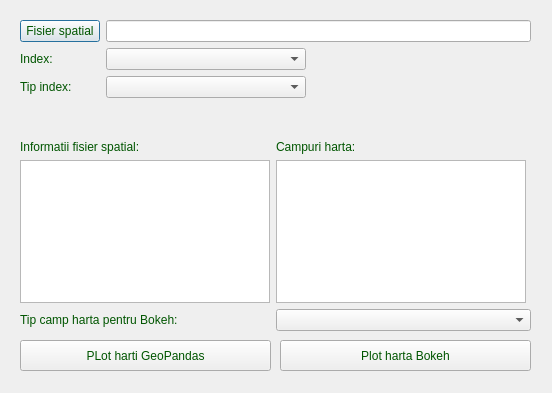
<?xml version="1.0" encoding="UTF-8"?>
<ui version="4.0">
 <class>Dialog</class>
 <widget class="QDialog" name="Dialog">
  <property name="geometry">
   <rect>
    <x>0</x>
    <y>0</y>
    <width>552</width>
    <height>393</height>
   </rect>
  </property>
  <property name="windowTitle">
   <string>Dialog</string>
  </property>
  <widget class="QWidget" name="formLayoutWidget">
   <property name="geometry">
    <rect>
     <x>20</x>
     <y>20</y>
     <width>511</width>
     <height>101</height>
    </rect>
   </property>
   <layout class="QFormLayout" name="formLayout">
    <item row="0" column="0">
     <widget class="QPushButton" name="buton_fisier">
      <property name="styleSheet">
       <string notr="true">font: 12pt &quot;MS Shell Dlg 2&quot;;
color: rgb(0, 85, 0);</string>
      </property>
      <property name="text">
       <string>Fisier spatial</string>
      </property>
     </widget>
    </item>
    <item row="0" column="1">
     <widget class="QLineEdit" name="text_fisier">
      <property name="styleSheet">
       <string notr="true">font: 12pt &quot;MS Shell Dlg 2&quot;;</string>
      </property>
     </widget>
    </item>
    <item row="1" column="0">
     <widget class="QLabel" name="label">
      <property name="styleSheet">
       <string notr="true">font: 12pt &quot;MS Shell Dlg 2&quot;;
color: rgb(0, 85, 0);</string>
      </property>
      <property name="text">
       <string>Index:</string>
      </property>
     </widget>
    </item>
    <item row="1" column="1">
     <widget class="QComboBox" name="combo_index">
      <property name="minimumSize">
       <size>
        <width>200</width>
        <height>0</height>
       </size>
      </property>
      <property name="maximumSize">
       <size>
        <width>200</width>
        <height>16777215</height>
       </size>
      </property>
      <property name="styleSheet">
       <string notr="true">font: 12pt &quot;MS Shell Dlg 2&quot;;</string>
      </property>
     </widget>
    </item>
    <item row="2" column="0">
     <widget class="QLabel" name="label_5">
      <property name="styleSheet">
       <string notr="true">font: 12pt &quot;MS Shell Dlg 2&quot;;
color: rgb(0, 85, 0);</string>
      </property>
      <property name="text">
       <string>Tip index:</string>
      </property>
     </widget>
    </item>
    <item row="2" column="1">
     <widget class="QComboBox" name="combo_tip_index">
      <property name="minimumSize">
       <size>
        <width>200</width>
        <height>0</height>
       </size>
      </property>
      <property name="maximumSize">
       <size>
        <width>200</width>
        <height>16777215</height>
       </size>
      </property>
      <property name="styleSheet">
       <string notr="true">font: 12pt &quot;MS Shell Dlg 2&quot;;</string>
      </property>
     </widget>
    </item>
   </layout>
  </widget>
  <widget class="QWidget" name="formLayoutWidget_2">
   <property name="geometry">
    <rect>
     <x>20</x>
     <y>140</y>
     <width>511</width>
     <height>191</height>
    </rect>
   </property>
   <layout class="QFormLayout" name="formLayout_2">
    <item row="0" column="0">
     <widget class="QLabel" name="label_2">
      <property name="styleSheet">
       <string notr="true">font: 12pt &quot;MS Shell Dlg 2&quot;;
color: rgb(0, 85, 0);</string>
      </property>
      <property name="text">
       <string>Informatii fisier spatial:</string>
      </property>
     </widget>
    </item>
    <item row="0" column="1">
     <widget class="QLabel" name="label_3">
      <property name="styleSheet">
       <string notr="true">font: 12pt &quot;MS Shell Dlg 2&quot;;
color: rgb(0, 85, 0);</string>
      </property>
      <property name="text">
       <string>Campuri harta:</string>
      </property>
     </widget>
    </item>
    <item row="1" column="0">
     <widget class="QListWidget" name="list_spatial">
      <property name="minimumSize">
       <size>
        <width>250</width>
        <height>0</height>
       </size>
      </property>
      <property name="maximumSize">
       <size>
        <width>250</width>
        <height>16777215</height>
       </size>
      </property>
     </widget>
    </item>
    <item row="1" column="1">
     <widget class="QListWidget" name="list_harta">
      <property name="minimumSize">
       <size>
        <width>250</width>
        <height>0</height>
       </size>
      </property>
      <property name="maximumSize">
       <size>
        <width>250</width>
        <height>16777215</height>
       </size>
      </property>
     </widget>
    </item>
    <item row="2" column="0">
     <widget class="QLabel" name="label_4">
      <property name="styleSheet">
       <string notr="true">font: 12pt &quot;MS Shell Dlg 2&quot;;
color: rgb(0, 85, 0);</string>
      </property>
      <property name="text">
       <string>Tip camp harta pentru Bokeh:</string>
      </property>
     </widget>
    </item>
    <item row="2" column="1">
     <widget class="QComboBox" name="combo_tip_bokeh">
      <property name="styleSheet">
       <string notr="true">font: 12pt &quot;MS Shell Dlg 2&quot;;</string>
      </property>
     </widget>
    </item>
   </layout>
  </widget>
  <widget class="QPushButton" name="buton_harta">
   <property name="geometry">
    <rect>
     <x>20</x>
     <y>340</y>
     <width>251</width>
     <height>31</height>
    </rect>
   </property>
   <property name="styleSheet">
    <string notr="true">font: 12pt &quot;MS Shell Dlg 2&quot;;
color: rgb(0, 85, 0);</string>
   </property>
   <property name="text">
    <string>PLot harti GeoPandas</string>
   </property>
  </widget>
  <widget class="QPushButton" name="buton_bokeh">
   <property name="geometry">
    <rect>
     <x>280</x>
     <y>340</y>
     <width>251</width>
     <height>31</height>
    </rect>
   </property>
   <property name="styleSheet">
    <string notr="true">font: 12pt &quot;MS Shell Dlg 2&quot;;
color: rgb(0, 85, 0);</string>
   </property>
   <property name="text">
    <string>Plot harta Bokeh</string>
   </property>
  </widget>
 </widget>
 <resources/>
 <connections/>
</ui>
